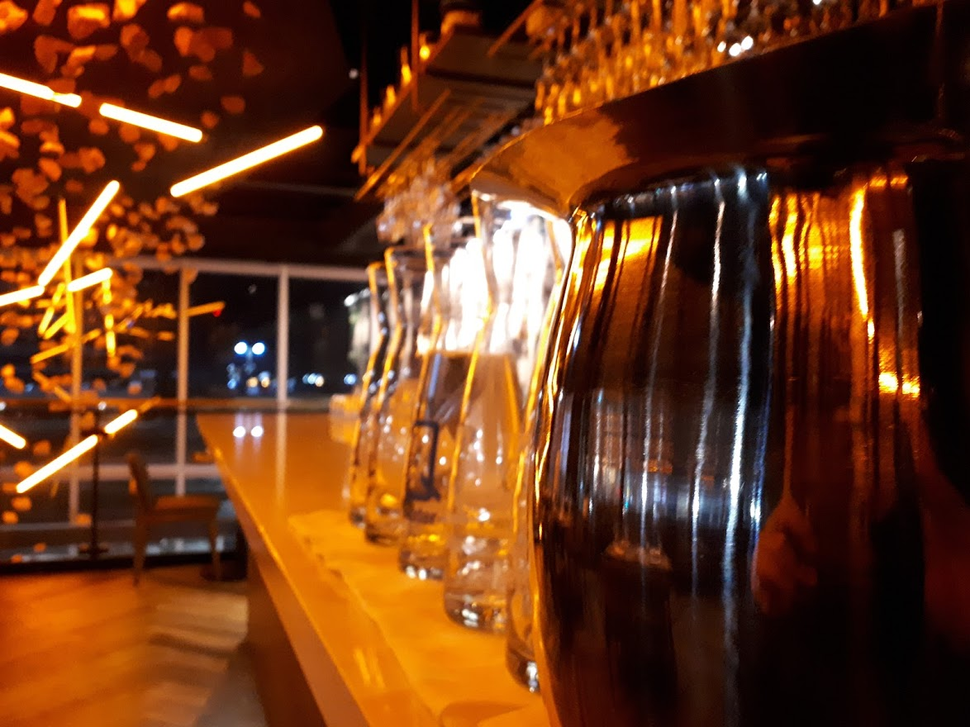
#> input picture figures/figure12.png, 970 x 727 px, shrunk from 1174 x 880 before the run, found by its file name
$ python image3d.py
#> lines starting #> are read from the running program, lines starting #| are printed output that depends on the picture
import numpy as np
from matplotlib import pyplot as plt
from PIL import Image, ImageOps

# Setting up image
im = Image.open("figures/figure12.png")
#> im is the input picture: PIL image 970x727 RGB; mean R, G, B 108.3, 57.3, 26.9
gray_im = ImageOps.grayscale(im)
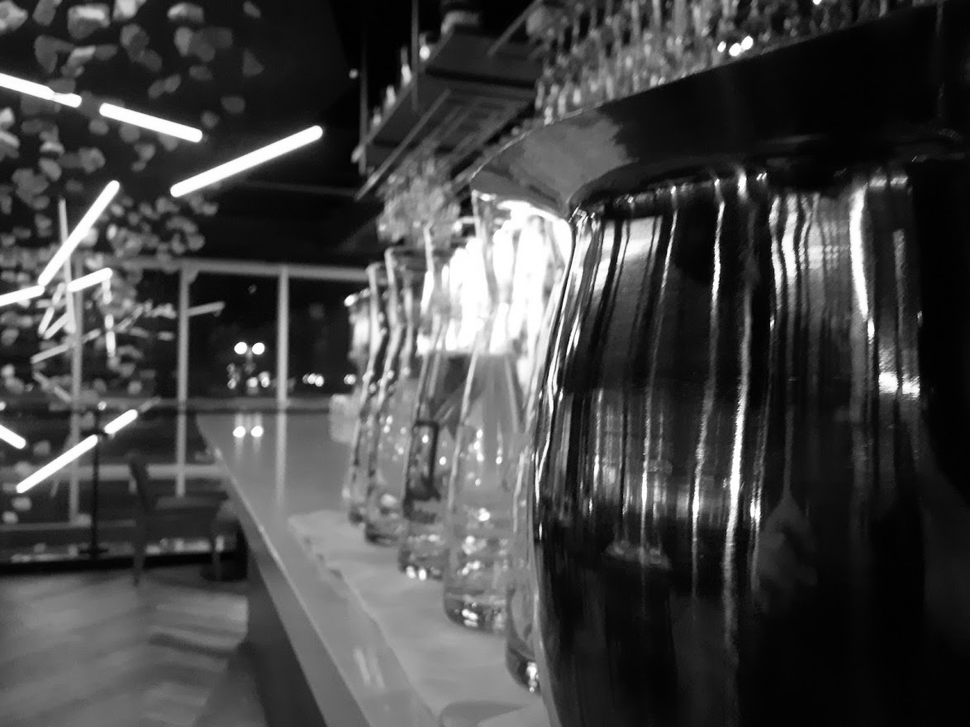
#> gray_im: PIL image 970x727 L; min 0, max 255, mean 69.1
pixels = gray_im.load()  # Img[x, y]

corner_xy = 120  # Size of the N by N intensity map
img3d = np.zeros((corner_xy, corner_xy))

for x in range(corner_xy):
    for y in range(corner_xy):
        img3d[x][y] = pixels[x, y]
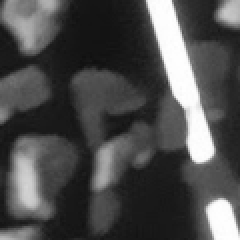
#> img3d: shape (120, 120) float64 (shown 2 times larger); min 15, max 255, mean 77.4

x = np.arange(corner_xy)
y = np.arange(corner_xy)
x, y = np.meshgrid(x, y)

ax = plt.axes(projection="3d")
ax.set_title("Image intensity map")
ax.set_xlabel("Pixels along y")
ax.set_ylabel("Pixels along x")
ax.set_zlabel("Intensity")
ax.view_init(45, 45)
ax.plot_surface(x, y, img3d, cmap="gray")
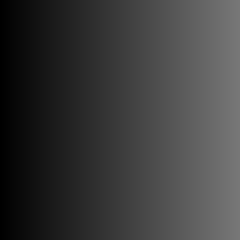
#> x: shape (120, 120) int64 (shown 2 times larger); min 0, max 119, mean 59.5

plt.show()
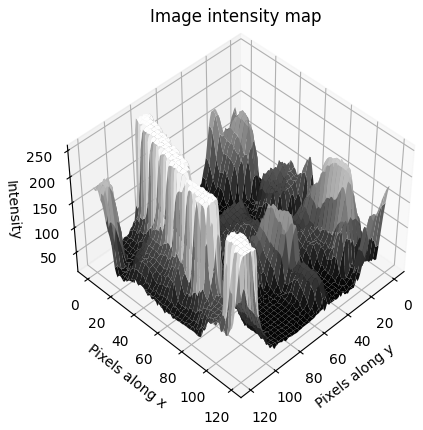
#> figure drawn by matplotlib, 1 panel

$ run again, with figures/figure01.png copied over figures/figure12.png
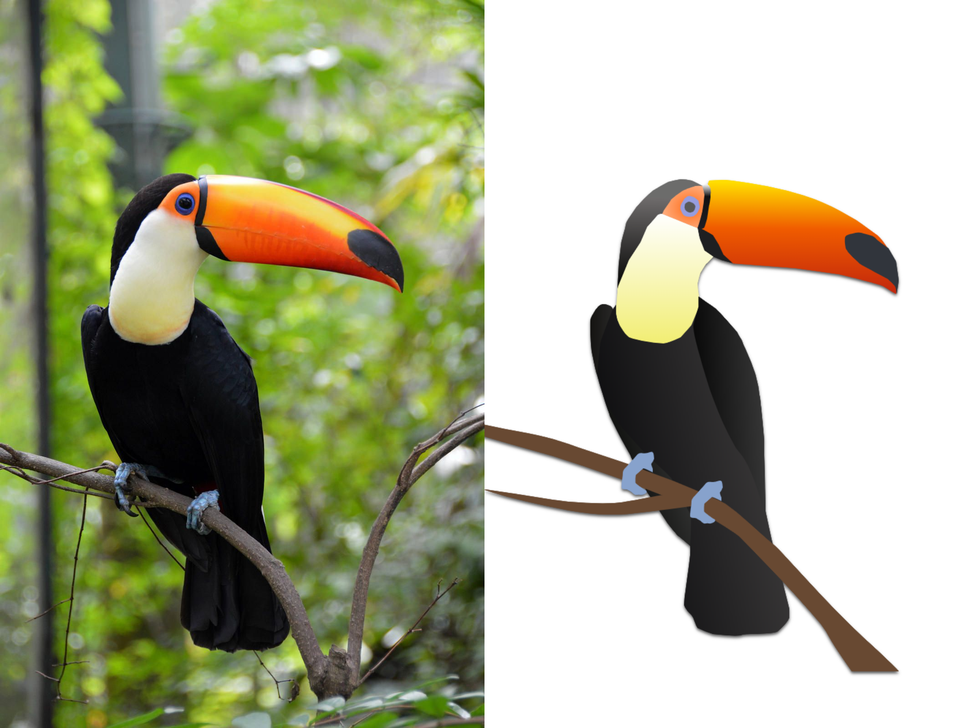
#> input picture figures/figure01.png, 969 x 728 px, shrunk from 2128 x 1600 before the run, found by its file name
#> im is the input picture: PIL image 969x728 RGBA; mean R, G, B, A 171, 174, 143.4, 255
#> after the loop `for x in range(corner_xy):`:
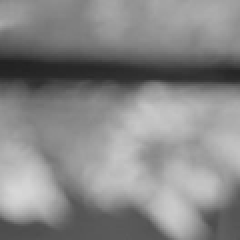
#> img3d: shape (120, 120) float64 (shown 2 times larger); min 34, max 215, mean 135.2
#> `plt.show()`:
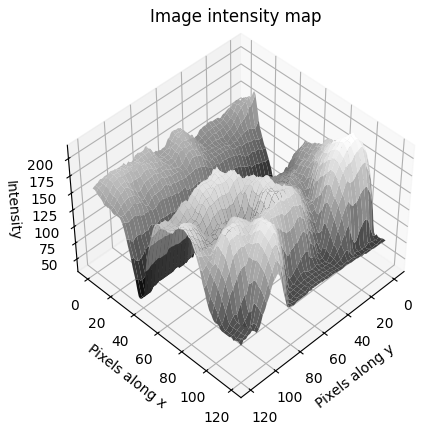
#> figure drawn by matplotlib, 1 panel

$ run again, with figures/figure03.png copied over figures/figure12.png
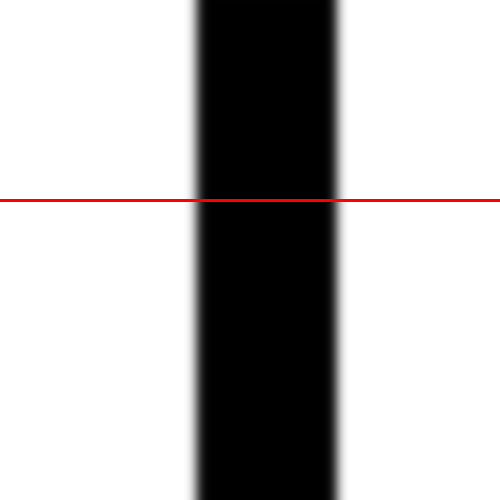
#> input picture figures/figure03.png, 500 x 500 px, found by its file name
#> im is the input picture: PIL image 500x500 RGBA; mean R, G, B, A 183.8, 182.3, 182.3, 255
#> `plt.show()`:
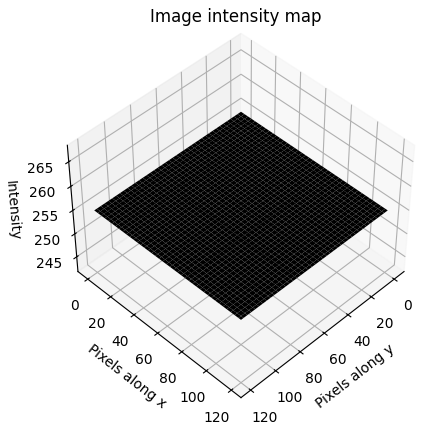
#> figure drawn by matplotlib, 1 panel
